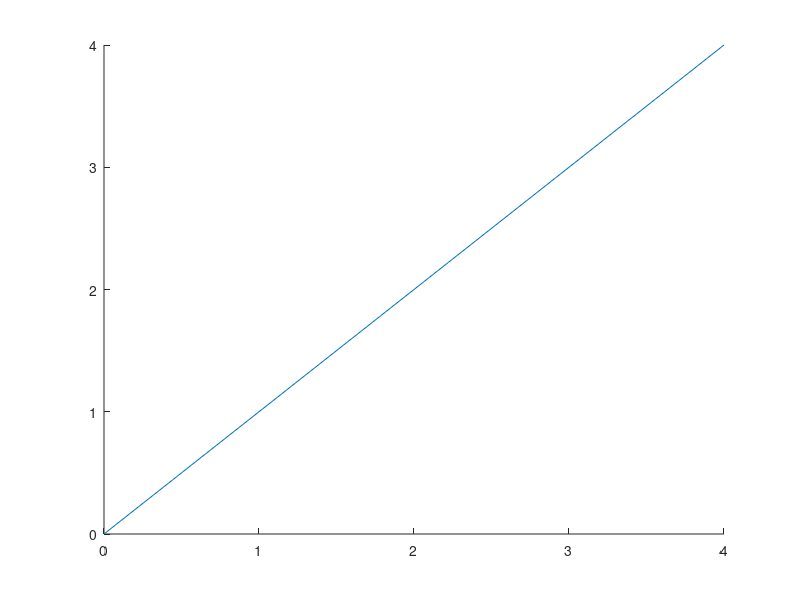

Here is the MATLAB script that generated this plot: (Note: this script raises an error after producing the figure.)
close all
clc
clear all




load('I11.mat');
load('J15.mat');
load('m16.mat');
load('R05.mat');
load('S12.mat');

x_blue=linspace(0,4,10);
x_red=linspace(0,4,10);

    
x=linspace(0,4,10);
y=x;

    
    a = x'\y';

figurePosition = [1 1 964/2*1.1 964/2];    

% Figure 1
    % Open a figure with figure handle variable: figure1H 
    %                   (so we do not use gcf)
figure1H = figure(1);
    % Call the axes with the handle: axes1H (so we do not use gca)
axes1H_f1 = axes;
    % Calling the hold on, techincally not needed because 
    % we can plot a patch and the line without it removing 
    % or replacing the line (kind of strange)
hold on


figure(1)

plot1H_f6 = plot(x,y)
set(plot1H_f6, 'MarkerSize', 2, 'MarkerFaceColor', '[0 0.6 0.8]', 'color', '[0 0.6 0.8]','linewidth', 3)


%plot1H_f1 =plot(t,s1_hh5,t,s1_hu5,t,s1_hw5,t,s1_hu5lt)

% plot1H_f1 =plot(x3,1.39*0.3048)
% set(plot1H_f1, 'Marker','o','MarkerSize', 12,'MarkerFaceColor','none','MarkerEdgeColor','m','LineStyle','none','linewidth', 2)

plot1H_f1 =plot(R05(:,2),R05(:,1))
set(plot1H_f1, 'Marker','o','MarkerSize', 12,'MarkerFaceColor','k','MarkerEdgeColor','k','LineStyle','none')

plot1H_f2 =plot(I11(:,2),I11(:,1))
set(plot1H_f2, 'Marker','o','MarkerSize', 12,'MarkerFaceColor','b','MarkerEdgeColor','b','LineStyle','none')

plot1H_f3 =plot(S12(:,2),S12(:,1))
set(plot1H_f3, 'Marker','o','MarkerSize', 12,'MarkerFaceColor','r','MarkerEdgeColor','r','LineStyle','none')

plot1H_f4 =plot(J15(:,2),J15(:,1))
set(plot1H_f4, 'Marker','o','MarkerSize', 12,'MarkerFaceColor','[1 0.5 0]','MarkerEdgeColor','[1 0.5 0]','LineStyle','none')

plot1H_f5 =plot(m16(:,2),m16(:,1))
set(plot1H_f5, 'Marker','o','MarkerSize', 12,'MarkerFaceColor','[0 0.7 0]','MarkerEdgeColor','[0 0.7 0]','LineStyle','none')

hold on


text(1.5,0.5,'R^2=0.94','Color','k','FontSize',12)    
text(1.5,0.62,'RMSE = 0.07','Color','k','FontSize',12) 

% plot1H_f2 = plot(x_blue,a*x_blue)
% set(plot1H_f2, 'MarkerSize', 2, 'MarkerFaceColor', 'r', 'color', 'r','LineStyle','--','linewidth', 3)
% 
% hold on


% 
% 
% hold on
% 
% plot1H_f3 = plot([0,10],[0,10])
% set(plot1H_f3, 'MarkerSize', 2, 'MarkerFaceColor', 'k', 'color', 'k','linewidth', 2)
% 

legend1H_f1=legend([plot1H_f1,plot1H_f2,plot1H_f3,plot1H_f4,plot1H_f5],{'Rita 2005','Irene 2011','Sandy 2012','Joaquin 2015','Matthew 2016'})


set(legend1H_f1,'color', 'none', ...
               'LineWidth', 3, ...
               'FontName', 'Arial',...
               'FontWeight', 'Bold',...
               'FontSize', 12) ;

ylim([0 2.2])
xlim([0 2.2])
%axis equal


titleH_f1 = title(axes1H_f1,' ');
xLabelH_f1 = xlabel(axes1H_f1,'Measured Peak Value (m)');
yLabelH_f1 = ylabel(axes1H_f1,'Model Peak Value (m)');

set(axes1H_f1, 'color', 'k', ...
               'LineWidth', 3, ...
               'FontName', 'Arial',...
               'FontWeight', 'Bold',...
               'FontSize', 12, ...
               'Layer', 'top')      % This command will make sure the tick
           
set(titleH_f1, 'color', 'k')% The title is separate from the axes
                          % need to set the color separately
                          


%set(legend1H_f1,'position',[0.168 0.332 1 1])
% set(legend1H_f1,'position','northwestoutside')
% % set(legend1H_f1,'text','k')
% % % set(legend1H_f1,'Box','off')     
% % set(legend1H_f1,'EdgeColor','k') 
               % Setting the position of the figure to be full screen before saving
set(figure1H, 'Position', figurePosition)
% set(gcf, 'Position', figurePosition)   
    % Setting a box around the axes
    

box

    % Setting the background color of the figure to be none,
    % or transparent, if we do not have a figure handle we can 
    % use gcf instead as shown:
set(figure1H, 'color', 'w'); % set(gcf, 'color', 'none');

set(axes1H_f1, 'color', 'w'); % set(gca, 'color', 'none');

    % Again another axes adjustment
    
set(axes1H_f1, 'XColor', 'k', ...
            'YColor', 'k');

        



